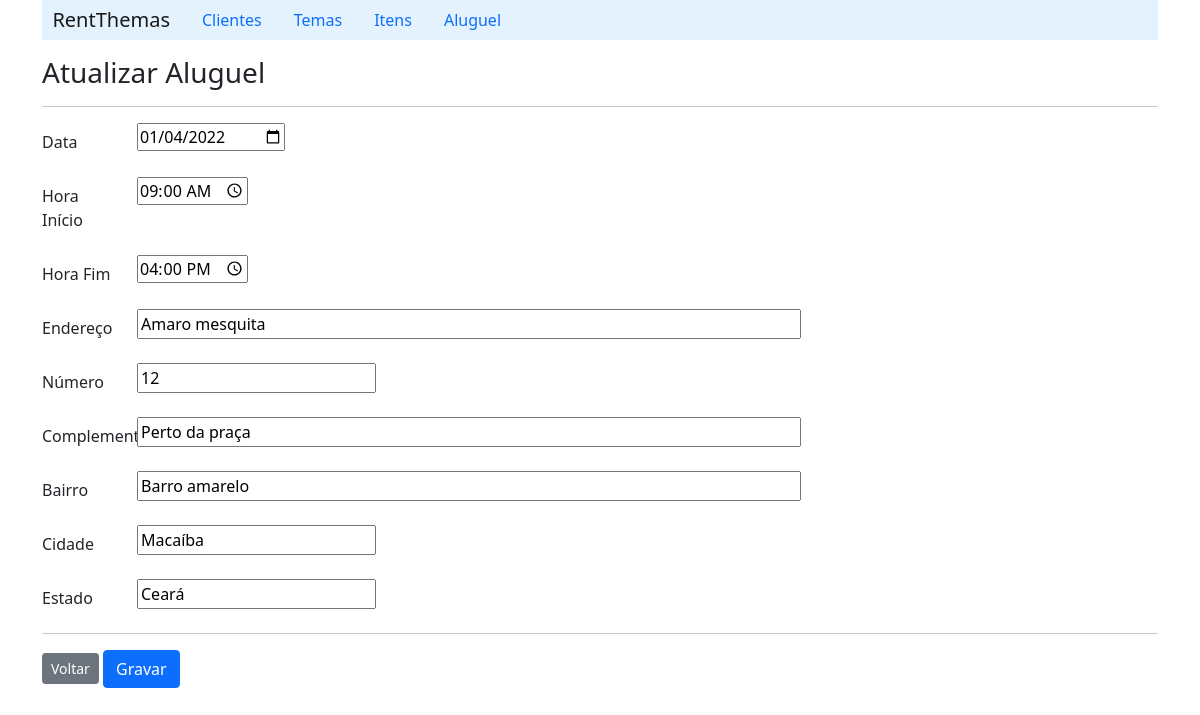
Screenshot of /detailRent/2 with the database file from the repository.
### rent/models.py (models this page shows, shortened)
class Rent(models.Model):
    date = models.DateField(blank=False, null=False)
    start_hours = models.CharField(max_length=5, blank=False, null=False)
    end_hours = models.CharField(max_length=5, blank=False, null=False)
    client = models.ForeignKey('Client', on_delete=CASCADE, related_name='rents')
    theme = models.ForeignKey('Theme', on_delete=CASCADE, related_name='rents')
    address = models.OneToOneField('Address', on_delete=models.CASCADE, null=True)

class Address(models.Model):
    street = models.CharField(max_length=60)
    number = models.IntegerField(null=True)
    complement = models.CharField(max_length=50)
    district = models.CharField(max_length=20)
    city = models.CharField(max_length=20)
    state = models.CharField(max_length=20, blank=True)

### rent/views.py (the view)
# urls.py: path('detailRent/<int:id>', RentViews.detailRent),
    def detailRent(request, id):
        rent = Rent.objects.get(pk=id)
        return render(request, 'rent/formEditRent.html', {'rent': rent})

### rent/templates/rent/formEditRent.html (shortened to what this page needs)
{% extends "index.html" %}
{% block content %}
    <h3>Atualizar Aluguel</h3>
    <hr>
        <form action="/updateRent/{{rent.id}}" method="post">
            <div class="row mb-3">
                <label class="col-sm-1 col-form-label" for="date">Data</label>
                <div class="col-sm-11">
                    <input id="date" type="date" name="date" value="{{rent.date|date:'Y-m-d'}}">
                </div>
            </div>
            <div class="row mb-3">
                <label class="col-sm-1 col-form-label" for="start">Hora Início</label>
                <div class="col-sm-11">
                    <input id="start" type="time" name="start_hours" value="{{rent.start_hours}}">
                </div>
            </div>
            <div class="row mb-3">
                <label class="col-sm-1 col-form-label" for="end">Hora Fim</label>
                <div class="col-sm-11">
                    <input id="end" type="time" name="end_hours" value="{{rent.end_hours}}">
                </div>
            </div>
            <div class="row mb-3">
                <label class="col-sm-1 col-form-label"  for="street">Endereço</label>
                <div class="col-sm-11">
                    <input id="street" size="66" type="text" name="street" value="{{rent.address.street}}">
                </div>
            </div>
            <div class="row mb-3">
                <label class="col-sm-1 col-form-label"  for="number">Número</label>
                <div class="col-sm-11">
                    <input id="number"  type="text" name="number" value="{{rent.address.number}}">
                </div>
            </div>
            <div class="row mb-3">
                <label class="col-sm-1 col-form-label"  for="complement">Complemento</label>
                <div class="col-sm-11">
                    <input id="complement" size="66" type="text" name="complement" value="{{rent.address.complement}}">
                </div>
            </div>
            <div class="row mb-3">
                <label class="col-sm-1 col-form-label"  for="district">Bairro</label>
                <div class="col-sm-11">
                    <input id="district" size="66" type="text" name="district" value="{{rent.address.district}}">
                </div>
            </div>
            <div class="row mb-3">
                <label class="col-sm-1 col-form-label"  for="city">Cidade</label>
                <div class="col-sm-11">
                    <input id="city" size="20" type="text" name="city" value="{{rent.address.city}}">
                </div>
            </div>
            <div class="row mb-3">
                <label class="col-sm-1 col-form-label"  for="state">Estado</label>
                <div class="col-sm-11">
                    <input id="state" size="20" type="text" name="state" value="{{rent.address.state}}">
                </div>
            </div>
            <hr>
            <a class="btn btn-secondary btn-sm" href="/listRent">Voltar</a>
            <input class="btn btn-primary" type="submit" value="Gravar">
        </form>
{% endblock %}

### rows the page displays
Rent: date "01/04/2022", start_hours "09:00", end_hours "16:00", street "Amaro mesquita", number "12", complement "Perto da praça", district "Barro amarelo", city "Macaíba", state "Ceará"
